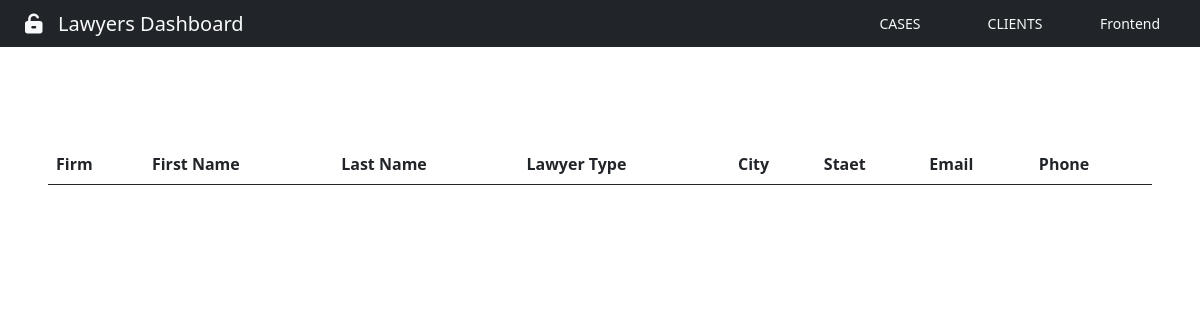
Page /lawyerdashboard/ on the earlier database version.
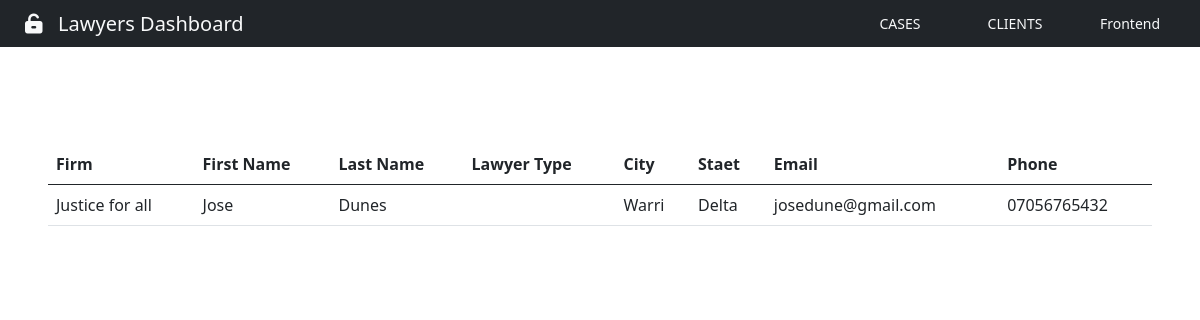
Same page on the later database version.
### App/models.py (models this page shows, shortened)
class Lawyer(models.Model):
    Firm = models.CharField(max_length=200)
    FirstName = models.CharField(max_length=200)
    LastName = models.CharField(max_length=100)
    Lawyer_type = models.CharField(
        max_length=100, null=True, choices=LAWYERTYPE)
    Experience = models.CharField(max_length=50)
    skills = models.CharField(max_length=100, choices=SKILLS)
    Gender = models.CharField(max_length=100, null=True, choices=GENDER)
    City = models.CharField(max_length=50)
    State = models.CharField(max_length=100)
    Zip = models.CharField(max_length=6)
    Email = models.CharField(max_length=100)
    Password = models.CharField(max_length=16)
    Phone = models.CharField(max_length=15)
    Profile = models.ImageField(blank=True, upload_to='pics', default='profile_picture')
    reg_at = models.DateTimeField(auto_now_add=True)

### App/views.py (the view)
# urls.py: path('lawyerdashboard/', views.lawyerdashboard, name="lawyerdashboard"),
def lawyerdashboard(request):
    lawyers = Lawyer.objects.all()
    return render(request, "App/lawyerdashboard.html", {'lawyers': lawyers})

### App/templates/App/lawyerdashboard.html (shortened to what this page needs)
{% extends 'base.html' %} {% load static %}
{% block nav-btn %}
<a href="{% url 'logout' %}" class="btn btn-sm text-light" id="btn-nav"
  >Frontend</a
>
<a href="{% url 'clientdashboard' %}" class="btn btn-sm text-light" id="btn-nav"
  >CLIENTS</a
>
<a href="{% url 'cases' %}" class="btn btn-sm text-light" id="btn-nav">CASES</a>
{% endblock %}
{% block nav-content %}
<i class="fa-solid fa-unlock-keyhole"></i>&nbsp;&nbsp; Lawyers Dashboard {% endblock %}
{% block content %}
<div class="cotainer m-5">
    <div class="row">
        <div class="col-12">
            <table class="table">
                <thead>
                    <tr>
                        <th>Firm</th>
                        <th>First Name</th>
                        <th>Last Name</th>
                        <th>Lawyer Type</th>
                        <th>City</th>
                        <th>Staet</th>
                        <th>Email</th>
                        <th>Phone</th>
                    </tr>
                </thead>
                <tbody>
                    {% for lawyer in lawyers %}
                    <tr>
                        <td>{{lawyer.Firm}}</td>
                        <td>{{lawyer.FirstName}}</td>
                        <td>{{lawyer.LastName}}</td>
                        <td>{{lawyer.lawyer_type}}</td>
                        <td>{{lawyer.City}}</td>
                        <td>{{lawyer.State}}</td>
                        <td>{{lawyer.Email}}</td>
                        <td>{{lawyer.Phone}}</td>
                    </tr>
                    {% endfor %}
                </tbody>
            </table>
        </div>
    </div>
</div>
{% endblock content %}

Differences in the rows shown:
added Lawyer: Firm "Justice for all", FirstName "Jose", LastName "Dunes", City "Warri", State "Delta", Email "josedune@gmail.com", Phone "07056765432"
